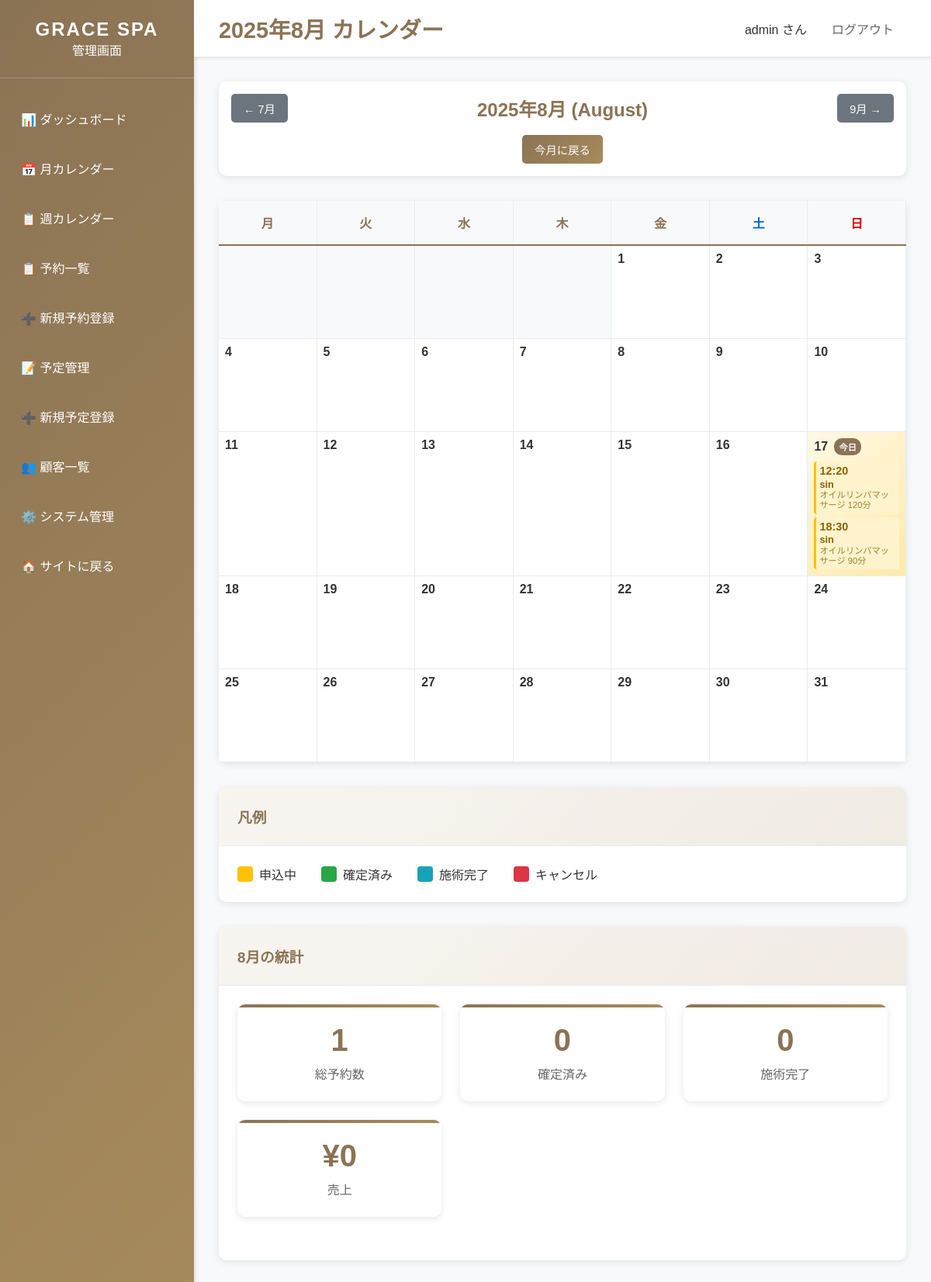
The app's page /dashboard/calendar/ (signed in) with its own data.
### bookings/models.py (models this page shows, shortened)
class Booking(models.Model):
    STATUS_CHOICES = [
        ('pending', '承認待ち'),
        ('confirmed', '確定'),
        ('completed', '完了'),
        ('cancelled', 'キャンセル'),
    ]
    customer = models.ForeignKey(Customer, on_delete=models.CASCADE, verbose_name='顧客')
    service = models.ForeignKey(Service, on_delete=models.CASCADE, verbose_name='サービス')
    therapist = models.ForeignKey(Therapist, on_delete=models.SET_NULL, null=True, blank=True, verbose_name='施術者')
    booking_date = models.DateField('予約日')
    booking_time = models.TimeField('予約時間')
    status = models.CharField('ステータス', max_length=20, choices=STATUS_CHOICES, default='pending')
    notes = models.TextField('備考', blank=True)
    created_at = models.DateTimeField('作成日時', auto_now_add=True)
    updated_at = models.DateTimeField('更新日時', auto_now=True)
    class Meta:
        verbose_name = '予約'
        verbose_name_plural = '予約'
        ordering = ['-booking_date', '-booking_time']
        unique_together = ['therapist', 'booking_date', 'booking_time']

class Customer(models.Model):
    name = models.CharField('名前', max_length=100)
    email = models.EmailField('メールアドレス', unique=True)
    phone = models.CharField('電話番号', max_length=20)
    notes = models.TextField('備考', blank=True)
    created_at = models.DateTimeField('作成日時', auto_now_add=True)
    updated_at = models.DateTimeField('更新日時', auto_now=True)
    class Meta:
        verbose_name = '顧客'
        verbose_name_plural = '顧客'
        ordering = ['-created_at']

class Service(models.Model):
    name = models.CharField('サービス名', max_length=100)
    description = models.TextField('説明', blank=True)
    duration_minutes = models.PositiveIntegerField('施術時間（分）')
    price = models.PositiveIntegerField('料金')
    is_active = models.BooleanField('有効', default=True)
    sort_order = models.PositiveIntegerField('表示順', default=0)
    created_at = models.DateTimeField('作成日時', auto_now_add=True)
    updated_at = models.DateTimeField('更新日時', auto_now=True)
    class Meta:
        verbose_name = 'サービス'
        verbose_name_plural = 'サービス'
        ordering = ['sort_order', 'name']

### dashboard/views.py (the view)
# urls.py: path('dashboard/calendar/', views.calendar_view, name='calendar'),
@staff_member_required
def calendar_view(request):
    year = int(request.GET.get('year', timezone.now().year))
    month = int(request.GET.get('month', timezone.now().month))
    first_day = datetime(year, month, 1).date()
    if month == 12:
        last_day = datetime(year + 1, 1, 1).date() - timedelta(days=1)
    else:
        last_day = datetime(year, month + 1, 1).date() - timedelta(days=1)
    bookings = Booking.objects.filter(
        booking_date__gte=first_day,
        booking_date__lte=last_day,
        status__in=['pending', 'confirmed']
    ).order_by('booking_date', 'booking_time')
    try:
        schedules = Schedule.objects.filter(
            schedule_date__gte=first_day,
            schedule_date__lte=last_day,
            is_active=True
        ).order_by('schedule_date', 'start_time')
    except:
        schedules = []
    bookings_by_date = {}
    for booking in bookings:
        date_str = booking.booking_date.strftime('%Y-%m-%d')
        if date_str not in bookings_by_date:
            bookings_by_date[date_str] = []
        bookings_by_date[date_str].append(booking)
    schedules_by_date = {}
    for schedule in schedules:
        date_str = schedule.schedule_date.strftime('%Y-%m-%d')
        if date_str not in schedules_by_date:
            schedules_by_date[date_str] = []
        schedules_by_date[date_str].append(schedule)
    cal = calendar.monthcalendar(year, month)
    calendar_data = []
    for week in cal:
        week_data = []
        for day in week:
            if day == 0:
                week_data.append({'day': 0, 'bookings': [], 'schedules': []})
            else:
                day_date = datetime(year, month, day).date()
                day_str = day_date.strftime('%Y-%m-%d')
                day_bookings = bookings_by_date.get(day_str, [])
                day_schedules = schedules_by_date.get(day_str, [])
                is_today = day_date == timezone.now().date()
                week_data.append({
                    'day': day,
                    'date': day_date,
                    'date_str': day_str,
                    'bookings': day_bookings,
                    'schedules': day_schedules,
                    'is_today': is_today
                })
        calendar_data.append(week_data)
    if month == 1:
        prev_year, prev_month = year - 1, 12
    else:
        prev_year, prev_month = year, month - 1
    if month == 12:
        next_year, next_month = year + 1, 1
    else:
        next_year, next_month = year, month + 1
    context = {
        'title': f'{year}年{month}月 カレンダー - GRACE SPA管理画面',
        'calendar_data': calendar_data,
        'year': year,
        'month': month,
        'month_name': calendar.month_name[month],
        'bookings_by_date': bookings_by_date,
        'schedules_by_date': schedules_by_date,
        'prev_year': prev_year,
        'prev_month': prev_month,
        'next_year': next_year,
        'next_month': next_month,
        'today': timezone.now().date(),
    }
    return render(request, 'dashboard/calendar.html', context)

### templates/dashboard/calendar.html (shortened to what this page needs)
{% extends 'dashboard/base_dashboard.html' %}
{% load calendar_extras %}
{% block page_title %}{{ year }}年{{ month }}月 カレンダー{% endblock %}
{% block content %}
<div class="card">
    <div class="card-body" style="padding: 1rem;">
        <div style="display: flex; justify-content: space-between; align-items: center;">
            <a href="{% url 'dashboard:calendar' %}?year={{ prev_year }}&month={{ prev_month }}"
               class="btn btn-secondary">
                ← {{ prev_month }}月
            </a>
            <h2 style="margin: 0; color: #8b7355;">
                {{ year }}年{{ month }}月 ({{ month_name }})
            </h2>
            <a href="{% url 'dashboard:calendar' %}?year={{ next_year }}&month={{ next_month }}"
               class="btn btn-secondary">
                {{ next_month }}月 →
            </a>
        </div>
        <div style="text-align: center; margin-top: 1rem;">
            <a href="{% url 'dashboard:calendar' %}" class="btn btn-primary">今月に戻る</a>
        </div>
    </div>
</div>
<div class="card">
    <div class="card-body" style="padding: 0;">
        <div class="calendar-container">
            <div class="calendar-header">
                <div class="calendar-day-header">月</div>
                <div class="calendar-day-header">火</div>
                <div class="calendar-day-header">水</div>
                <div class="calendar-day-header">木</div>
                <div class="calendar-day-header">金</div>
                <div class="calendar-day-header saturday">土</div>
                <div class="calendar-day-header sunday">日</div>
            </div>
            <div class="calendar-body">
                {% for week in calendar_data %}
                    {% for day_data in week %}
                        {% if day_data.day == 0 %}
                            <div class="calendar-day empty"></div>
                        {% else %}
                            <div class="calendar-day {% if day_data.is_today %}today{% endif %}">
                                <div class="day-number">
                                    {{ day_data.day }}
                                    {% if day_data.is_today %}
                                        <span class="today-badge">今日</span>
                                    {% endif %}
                                </div>
                                {% if day_data.bookings %}
                                    <div class="day-bookings">
                                        {% for booking in day_data.bookings %}
                                            <div class="booking-item status-{{ booking.status }}"
                                                 title="{{ booking.customer.name }} - {{ booking.service.name }} ({{ booking.booking_time }})">
                                                <div class="booking-time">{{ booking.booking_time|date:"H:i" }}</div>
                                                <div class="booking-customer">{{ booking.customer.name }}</div>
                                                <div class="booking-service">{{ booking.service.name }}</div>
                                            </div>
                                        {% endfor %}
                                    </div>
                                {% endif %}
                            </div>
                        {% endif %}
                    {% endfor %}
                {% endfor %}
            </div>
        </div>
    </div>
</div>
<div class="card">
    <div class="card-header">
        <h3>凡例</h3>
    </div>
    <div class="card-body">
        <div style="display: flex; gap: 2rem; flex-wrap: wrap;">
            <div style="display: flex; align-items: center; gap: 0.5rem;">
                <div class="legend-box status-pending"></div>
                <span>申込中</span>
            </div>
            <div style="display: flex; align-items: center; gap: 0.5rem;">
                <div class="legend-box status-confirmed"></div>
                <span>確定済み</span>
            </div>
            <div style="display: flex; align-items: center; gap: 0.5rem;">
                <div class="legend-box status-completed"></div>
                <span>施術完了</span>
            </div>
            <div style="display: flex; align-items: center; gap: 0.5rem;">
                <div class="legend-box status-cancelled"></div>
                <span>キャンセル</span>
            </div>
        </div>
    </div>
</div>
<div class="card">
    <div class="card-header">
        <h3>{{ month }}月の統計</h3>
    </div>
    <div class="card-body">
        <div class="stats-grid">
            <div class="stat-card">
                <div class="stat-number">
                    {% with total_bookings=0 %}
                        {{ bookings_by_date.values|length }}
                    {% endwith %}
                </div>
                <div class="stat-label">総予約数</div>
            </div>
            <div class="stat-card">
                <div class="stat-number">
                    {% with confirmed_bookings=0 %}
                        {{ confirmed_bookings }}
                    {% endwith %}
                </div>
                <div class="stat-label">確定済み</div>
            </div>
            <div class="stat-card">
                <div class="stat-number">
                    {% with completed_bookings=0 %}
                        {{ completed_bookings }}
                    {% endwith %}
                </div>
                <div class="stat-label">施術完了</div>
            </div>
            <div class="stat-card">
                <div class="stat-number">
                    {% with total_revenue=0 %}
                        ¥{{ total_revenue|floatformat:0 }}
                    {% endwith %}
                </div>
                <div class="stat-label">売上</div>
            </div>
        </div>
    </div>
</div>
{% endblock %}

### templates/dashboard/base_dashboard.html (shortened to what this page needs)
<!DOCTYPE html>
<html lang="ja">
<head>
</head>
<body>
    <div class="dashboard-container">
        <nav class="sidebar">
            <div class="sidebar-header">
                <h2>GRACE SPA</h2>
                <p>管理画面</p>
            </div>
            <ul class="sidebar-nav">
                <li class="nav-item">
                    <a href="{% url 'dashboard:home' %}" class="nav-link">
                        📊 ダッシュボード
                    </a>
                </li>
                <li class="nav-item">
                    <a href="{% url 'dashboard:calendar' %}" class="nav-link">
                        📅 月カレンダー
                    </a>
                </li>
                <li class="nav-item">
                    <a href="{% url 'dashboard:week_calendar' %}" class="nav-link">
                        📋 週カレンダー
                    </a>
                </li>
                <li class="nav-item">
                    <a href="{% url 'dashboard:booking_list' %}" class="nav-link">
                        📋 予約一覧
                    </a>
                </li>
                <li class="nav-item">
                    <a href="{% url 'dashboard:booking_create' %}" class="nav-link">
                        ➕ 新規予約登録
                    </a>
                </li>
                <li class="nav-item">
                    <a href="{% url 'dashboard:schedule_list' %}" class="nav-link">
                        📝 予定管理
                    </a>
                </li>
                <li class="nav-item">
                    <a href="{% url 'dashboard:schedule_create' %}" class="nav-link">
                        ➕ 新規予定登録
                    </a>
                </li>
                <li class="nav-item">
                    <a href="{% url 'dashboard:customer_list' %}" class="nav-link">
                        👥 顧客一覧
                    </a>
                </li>
                <li class="nav-item">
                    <a href="/admin/" class="nav-link">
                        ⚙️ システム管理
                    </a>
                </li>
                <li class="nav-item">
                    <a href="{% url 'website:home' %}" class="nav-link">
                        🏠 サイトに戻る
                    </a>
                </li>
            </ul>
        </nav>
        <main class="main-content">
            <div class="topbar">
                <h1>{% block page_title %}ダッシュボード{% endblock %}</h1>
                <div class="user-info">
                    <span>{{ user.username }} さん</span>
                    <a href="/admin/logout/">ログアウト</a>
                </div>
            </div>
            <div class="content-area">
                {% block content %}
                {% endblock %}
            </div>
        </main>
    </div>
</body>
</html>

### records on screen
Booking: booking_time "12:20", customer.name "sin", service.name "オイルリンパマッサージ 120分"
Booking: booking_time "18:30", customer.name "sin", service.name "オイルリンパマッサージ 90分"

### other values on screen
{{ year }} "2025"
{{ month }} "8"
{{ user.username }} "admin"
{{ prev_month }} "7"
{{ month_name }} "August"
{{ next_month }} "9"
{{ day_data.day }} "1" "2" "3" "4" "5" "6" "7" "8" "9" "10" "11" "12" "13" "14" "15" "16" "17" "18" "19" "20" "21" "22" "23" "24" "25" "26" "27" "28" "29" "30" "31"
{{ bookings_by_date.values|length }} "1"
{{ confirmed_bookings }} "0"
{{ completed_bookings }} "0"
{{ total_revenue|floatformat:0 }} "0"
